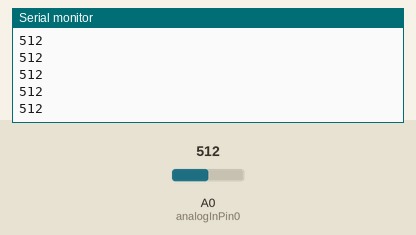
Bench run of a sketch on a simulated Arduino Uno, built with avr-gcc and run on an emulated ATmega328P. Shown: the last lines printed to the serial monitor. The inputs (shaded band) are chosen by the test bench; at power-on: A0 (analogInPin0) = 512.

Above: at 1.2 s.
1.3 s: A0 (analogInPin0) set to 716
At 1.9 s:
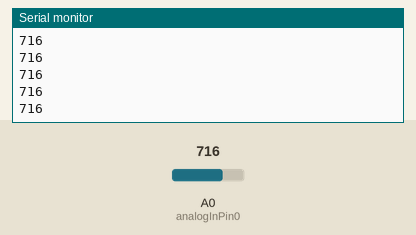
2.8 s: A0 (analogInPin0) set to 900
At 3.5 s:
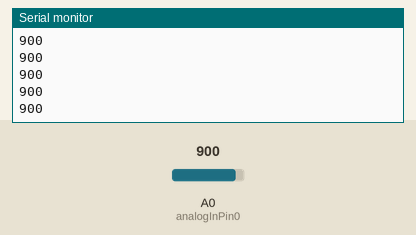
Timing chart, 0 to 5.8 s (numbered marks = the images above; inputs shaded):
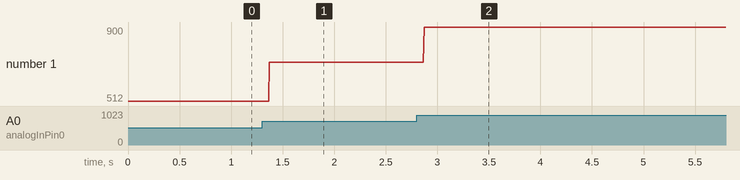

Measured:
- after the input at 1.3 s, the serial monitor: prints a new line after 0.07 s (image 1)
- after the input at 2.8 s, the serial monitor: prints a new line after 0.07 s (image 2)
- plotted number 1: 512 → 716 after the input at 1.3 s, 716 → 900 after the input at 2.8 s

The sketch:

AnalogInput_SerialOutput.ino
```cpp
/*
  IR Analog input, serial output to Touch
*/

const int analogInPin0 = A0;  // Analog input pin
//const int analogInPin1 = A1;  // Analog input pin
//const int analogInPin2 = A2;  // Analog input pin
//const int analogInPin3 = A3;  // Analog input pin
//const int analogInPin4 = A4;  // Analog input pin
//const int analogInPin5 = A5;  // Analog input pin

int sensorValue0 = 0;        // value read from the IR
//int sensorValue1 = 0;        // value read from the IR
//int sensorValue2 = 0;        // value read from the IR
//int sensorValue3 = 0;        // value read from the IR
//int sensorValue4 = 0;        // value read from the IR
//int sensorValue5 = 0;        // value read from the IR

void setup() {

  Serial.begin(9600);
}

void loop() {
  sensorValue0 = analogRead(analogInPin0);
  //sensorValue1 = analogRead(analogInPin1);
    //sensorValue2 = analogRead(analogInPin2);
      //sensorValue3 = analogRead(analogInPin3);
        //sensorValue4 = analogRead(analogInPin4);
         //sensorValue5 = analogRead(analogInPin5);


  Serial.println(sensorValue0);
// Serial.print(",");
//  Serial.print(sensorValue1);
//  Serial.print(",");
//  Serial.print(sensorValue2);
 // Serial.print(",");
 // Serial.print(sensorValue3);
 // Serial.print(",");
 // Serial.print(sensorValue4);
 // Serial.print(",");
 //Serial.println(sensorValue5);

  //delay(200);
}
```
